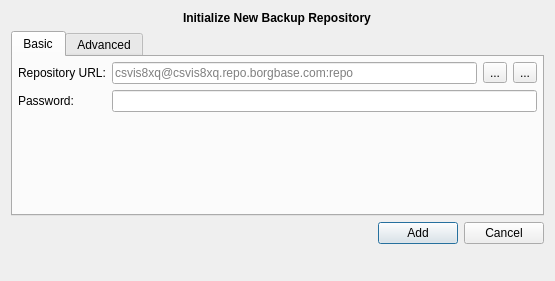
<?xml version="1.0" encoding="UTF-8"?>
<ui version="4.0">
 <class>AddRepository</class>
 <widget class="QDialog" name="AddRepository">
  <property name="geometry">
   <rect>
    <x>0</x>
    <y>0</y>
    <width>555</width>
    <height>281</height>
   </rect>
  </property>
  <property name="modal">
   <bool>true</bool>
  </property>
  <layout class="QGridLayout" name="gridLayout">
   <item row="0" column="0" alignment="Qt::AlignHCenter">
    <widget class="QLabel" name="title">
     <property name="font">
      <font>
       <weight>75</weight>
       <bold>true</bold>
      </font>
     </property>
     <property name="text">
      <string>Initialize New Backup Repository</string>
     </property>
    </widget>
   </item>
   <item row="1" column="0">
    <widget class="QTabWidget" name="tabWidget">
     <property name="currentIndex">
      <number>0</number>
     </property>
     <widget class="QWidget" name="tabWidgetPage1">
      <attribute name="title">
       <string>Basic</string>
      </attribute>
      <layout class="QFormLayout" name="repoDataFormLayout">
       <property name="fieldGrowthPolicy">
        <enum>QFormLayout::ExpandingFieldsGrow</enum>
       </property>
       <property name="leftMargin">
        <number>5</number>
       </property>
       <property name="topMargin">
        <number>5</number>
       </property>
       <property name="rightMargin">
        <number>5</number>
       </property>
       <property name="bottomMargin">
        <number>5</number>
       </property>
	   <item row="0" column="0">
		<widget class="QLabel" name="repoLabel">
		 <property name="text">
		  <string>Repository URL:</string>
		 </property>
		</widget>
	   </item>
	   <item row="0" column="1">
		<layout class="QHBoxLayout" name="horizontalLayout_3">
		 <property name="leftMargin">
		  <number>0</number>
		 </property>
		 <property name="topMargin">
		  <number>0</number>
		 </property>
		 <item>
		  <widget class="QLineEdit" name="repoURL">
		   <property name="placeholderText">
			<string>csvis8xq@csvis8xq.repo.borgbase.com:repo</string>
		   </property>
		  </widget>
		 </item>
		 <item>
		  <widget class="QToolButton" name="chooseLocalFolderButton">
		   <property name="toolTip">
			<string>Choose a local path as repository.</string>
		   </property>
		   <property name="text">
			<string>...</string>
		   </property>
		   <property name="icon">
			<iconset resource="../icons/collection.qrc">
			 <normaloff>:/icons/folder-open.svg</normaloff>:/icons/folder-open.svg</iconset>
		   </property>
		  </widget>
		 </item>
		 <item>
		  <widget class="QToolButton" name="useRemoteRepoButton">
		   <property name="text">
			<string>...</string>
		   </property>
		   <property name="icon">
			<iconset resource="../icons/collection.qrc">
			 <normaloff>:/icons/globe.svg</normaloff>:/icons/globe.svg</iconset>
		   </property>
		  </widget>
		 </item>
		</layout>
	   </item>
       <item row="1" column="0">
        <widget class="QLabel" name="label_3">
         <property name="text">
          <string>Password:</string>
         </property>
        </widget>
       </item>
       <item row="1" column="1">
        <widget class="QLineEdit" name="passwordLineEdit">
         <property name="enabled">
          <bool>true</bool>
         </property>
         <property name="echoMode">
          <enum>QLineEdit::Password</enum>
         </property>
        </widget>
       </item>
      </layout>
     </widget>
     <widget class="QWidget" name="tabWidgetPage2">
      <attribute name="title">
       <string>Advanced</string>
      </attribute>
      <layout class="QFormLayout" name="advancedFormLayout">
       <property name="fieldGrowthPolicy">
        <enum>QFormLayout::ExpandingFieldsGrow</enum>
       </property>
       <property name="leftMargin">
        <number>5</number>
       </property>
       <property name="topMargin">
        <number>5</number>
       </property>
       <property name="rightMargin">
        <number>5</number>
       </property>
       <property name="bottomMargin">
        <number>5</number>
       </property>
       <item row="0" column="0">
        <widget class="QLabel" name="label_4">
         <property name="text">
          <string>SSH Key:</string>
         </property>
        </widget>
       </item>
       <item row="0" column="1">
        <widget class="QComboBox" name="sshComboBox">
         <property name="sizePolicy">
          <sizepolicy hsizetype="Expanding" vsizetype="Fixed">
           <horstretch>0</horstretch>
           <verstretch>0</verstretch>
          </sizepolicy>
         </property>
         <item>
          <property name="text">
           <string>Automatically choose SSH Key (default)</string>
          </property>
         </item>
        </widget>
       </item>
       <item row="1" column="0">
        <widget class="QLabel" name="encryptionLabel">
         <property name="text">
          <string>Encryption:</string>
         </property>
        </widget>
       </item>
       <item row="1" column="1">
        <widget class="QComboBox" name="encryptionComboBox">
         <property name="sizePolicy">
          <sizepolicy hsizetype="Expanding" vsizetype="Fixed">
           <horstretch>0</horstretch>
           <verstretch>0</verstretch>
          </sizepolicy>
         </property>
        </widget>
       </item>
       <item row="2" column="0">
        <widget class="QLabel" name="label_3">
         <property name="text">
          <string>Extra Borg Arguments:</string>
         </property>
        </widget>
       </item>
       <item row="2" column="1">
        <widget class="QLineEdit" name="extraBorgArgumentsLineEdit"/>
       </item>
      </layout>
     </widget>
    </widget>
   </item>
   <item row="2" column="0">
    <layout class="QHBoxLayout" name="horizontalLayout_2">
     <item>
      <spacer name="horizontalSpacer">
       <property name="orientation">
        <enum>Qt::Horizontal</enum>
       </property>
       <property name="sizeHint" stdset="0">
        <size>
         <width>40</width>
         <height>20</height>
        </size>
       </property>
      </spacer>
     </item>
     <item>
      <widget class="QPushButton" name="saveButton">
       <property name="text">
        <string>Add</string>
       </property>
      </widget>
     </item>
     <item>
      <widget class="QPushButton" name="closeButton">
       <property name="text">
        <string>Cancel</string>
       </property>
      </widget>
     </item>
    </layout>
   </item>
   <item row="3" column="0">
    <widget class="QLabel" name="errorText">
     <property name="sizePolicy">
      <sizepolicy hsizetype="Expanding" vsizetype="Preferred">
       <horstretch>0</horstretch>
       <verstretch>0</verstretch>
      </sizepolicy>
     </property>
     <property name="minimumSize">
      <size>
       <width>0</width>
       <height>20</height>
      </size>
     </property>
     <property name="font">
      <font>
       <pointsize>11</pointsize>
      </font>
     </property>
     <property name="text">
      <string/>
     </property>
     <property name="textFormat">
      <enum>Qt::PlainText</enum>
     </property>
     <property name="scaledContents">
      <bool>false</bool>
     </property>
     <property name="alignment">
      <set>Qt::AlignLeading|Qt::AlignLeft|Qt::AlignTop</set>
     </property>
     <property name="wordWrap">
      <bool>true</bool>
     </property>
    </widget>
   </item>
  </layout>
 </widget>
 <resources>
  <include location="../icons/collection.qrc"/>
 </resources>
 <connections/>
</ui>
